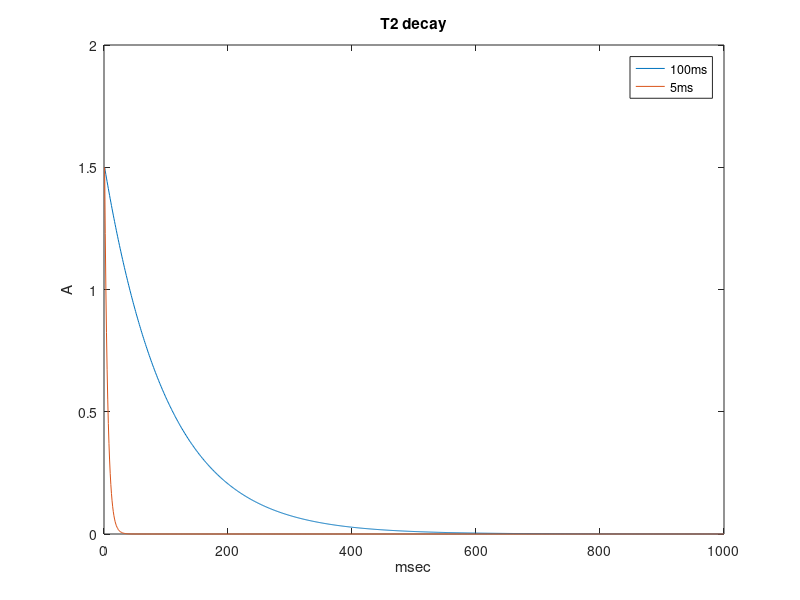
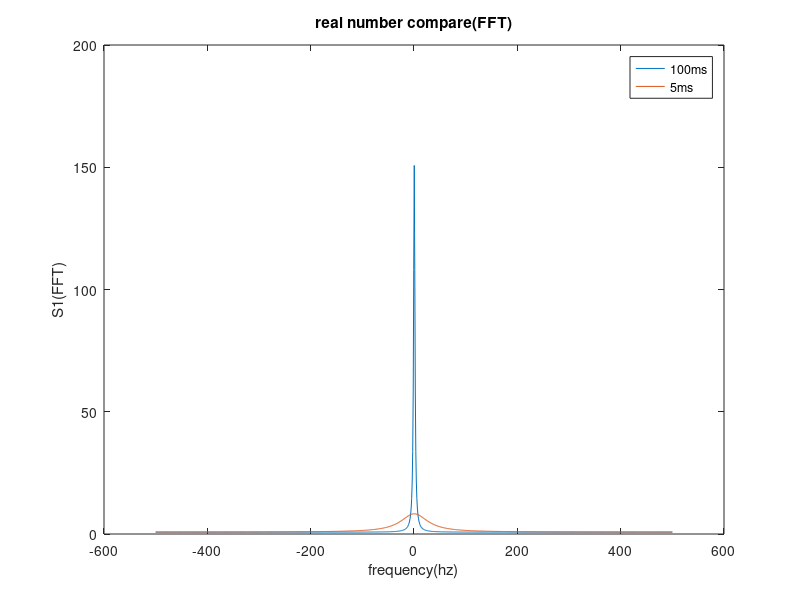
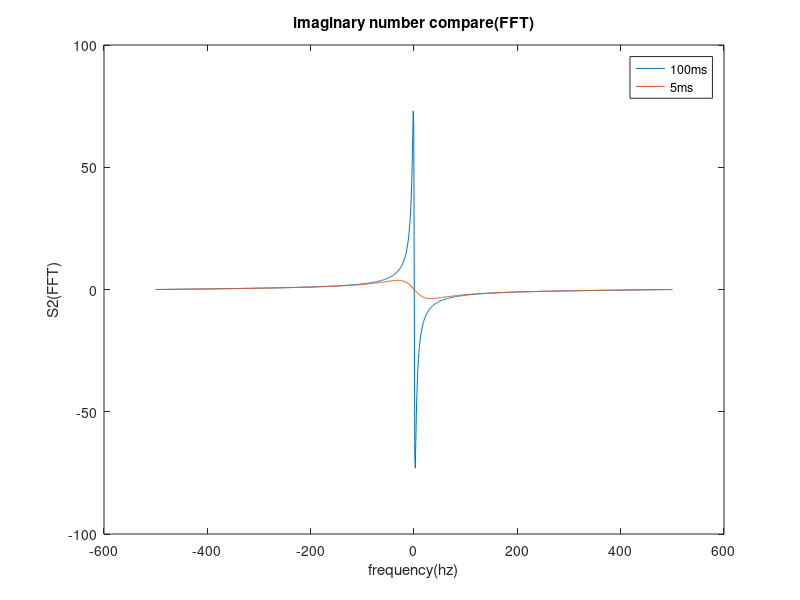

Recreate these plots in MATLAB, in order.
T1 = 100;% 100ms
T2 = 5;  %5ms
A = 1.5; %1.5tesla
t = 0:1:1000-1; % sample 1000
S1 = A * exp(-t/T1) ;
S2 = A * exp(-t/T2) ;
%-----plot line----------------------------------------------------------
figure;
plot(S1);hold on;
plot(S2);
title('T2 decay');
xlabel('msec');ylabel('A');legend('100ms','5ms');
%-----calculate frequency------------------------------------------------
f = 1000/2*linspace(-1,1,1000);
%-----plot fft real-----------------------------------------------------
figure;
r1 = fftshift(real(fft(S1))); % get real number
r2 = fftshift(real(fft(S2))); % get real number
plot(f,r1,f,r2);title('real number compare(FFT)');
xlabel('frequency(hz)');ylabel('S1(FFT)');legend('100ms','5ms');
%-----plot fft imaginary-----------------------------------------------------
i1 = fftshift(imag(fft(S1)));
i2 = fftshift(imag(fft(S2)));
figure;
plot(f,i1,f,i2);title('imaginary number compare(FFT)');
xlabel('frequency(hz)');ylabel('S2(FFT)');legend('100ms','5ms');